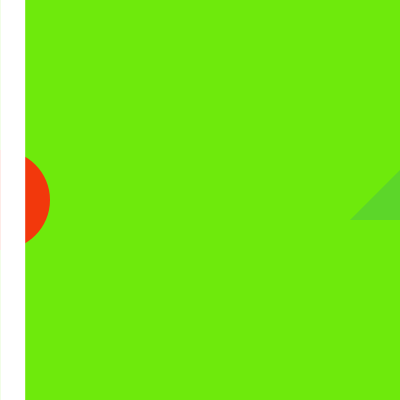
Frame 1 (no input)
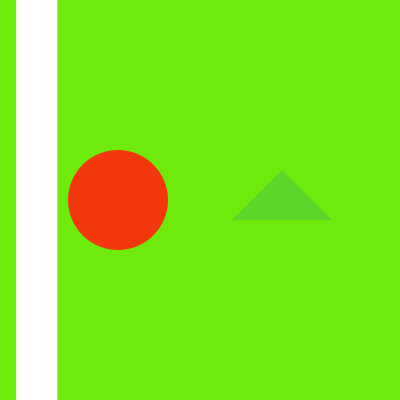
Frame 60 (the mouse pressed at the canvas centre just before this capture)
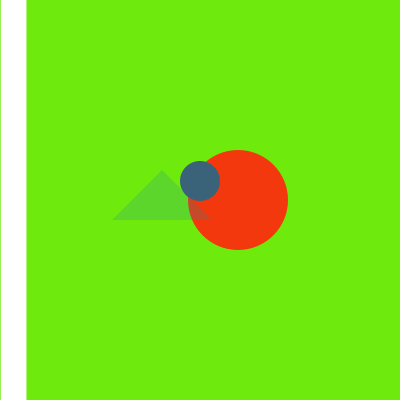
Frame 120 (the mouse held since frame 60 and released just before this capture)

The Processing sketch that drew these frames (run headless with seeded random() and noise(); from frame 60 on, the mouse is pressed at the canvas centre):

// Processing sketch: jump_ball
// ── jump_ball.pde

int bx=0;
int tx=400;
float x,y;
float v0=-20;
float g=9.8/5.0;
int t=0;
int flag=0;

float wx=0.1,wy=0;

float ground;

int WINDOW_SIZE_X=400;
int WINDOW_SIZE_Y=400;

void setup(){
  
  size(400,400);
  
  noStroke();
  smooth();
  
  ellipseMode(CENTER);
}



void draw(){
  background(110,234,12);
  
  fill(242,56,12);
  ellipse(bx,200,100,100);
  
  fill(25,143,154,54);
  triangle(tx,170,tx-50,220,tx+50,220);
  
  bx+=2;
  tx-=2;
  
  if(bx>410||tx<-10){
    bx=0;
    tx=400;
  }
  
  
  fill(255);
  rect(wx,wy,wx+25,400);
  
  wx*=1.09;
  
  if(wx+25>WINDOW_SIZE_X){
    wx=0.1;
  }
  fill(random(0,255),random(0,255),random(0,255));
   
  
  if(mousePressed){
    flag=1;
    
     x=mouseX;
     ground=mouseY;
  }
  
  if(flag==1){
    y=v0*t+0.5*g*t*t+ground;
    ellipse(x,y,40,40);
    t++;
  }
  
  if(y>400){
    flag=0;
    t=0;
    
  }
  
  //delay(50);
}

/*void keyPressed(){
  
 
  
  
  if(key==CODED){
    if(keyCode==RIGHT){
      x+=7;
    }
    if(keyCode==LEFT){
      x-=7;
    }
  }
  
}

*/
